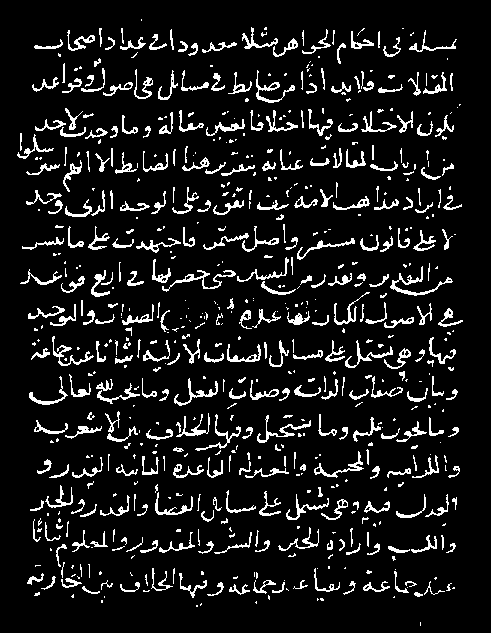
#> input picture book1_binary_images/004-1.png, 491 x 633 px
$ jupyter execute --allow-errors page_mask_line_images_and_line_masks_from_page_path_and_mask_text.ipynb
#> lines starting #> are read from the running program, lines starting #| are printed output that depends on the picture; after the words box and inside, x2 and y2 are one past the last pixel; in counts of white or black regions, pixels touching at a corner belong together
This notebook contains two functions.

The first function inputs the page image path, page xml path and a mask text. It outputs a binary page_mask where the mask texts are white.

The second function inputs the page image path, page xml path and a mask text. It outputs a binary line_masks and line images which contain the mask text.

[cell 1]
import os
import xml.etree.ElementTree as ET
import cv2
from IPython.display import display, Image
import PIL.Image
from io import BytesIO
import numpy as np

[cell 2]
def show_image(img, fmt='png'):
    a = np.uint8(img)
    f = BytesIO()
    PIL.Image.fromarray(a).save(f, fmt)
    display(Image(data=f.getvalue()))

def xml_to_coordinates(t):
    result = []
    for p in t.split(' '):
        values = p.split(',')
        assert len(values) == 2
        x, y = int(float(values[0])), int(float(values[1]))
        result.append((x,y))
    result=np.array(result)
    return result

def page_mask_from_page_path_and_mask_text(page_image_path, page_xml_path, mask_text):
    page_image = cv2.imread(page_image_path,0)
    page_height, page_width = page_image.shape
    page_mask = np.zeros((page_height, page_width), np.uint8)

    tree = ET.parse(page_xml_path)
    root = tree.getroot()
    words = root.findall('{http://schema.primaresearch.org/PAGE/gts/pagecontent/2019-07-15}Page/'+
                         '{http://schema.primaresearch.org/PAGE/gts/pagecontent/2019-07-15}TextRegion/'+
                         '{http://schema.primaresearch.org/PAGE/gts/pagecontent/2019-07-15}TextLine/'+
                         '{http://schema.primaresearch.org/PAGE/gts/pagecontent/2019-07-15}Word')
    for word in words:
        unicode = word.find('{http://schema.primaresearch.org/PAGE/gts/pagecontent/2019-07-15}TextEquiv/'+
                            '{http://schema.primaresearch.org/PAGE/gts/pagecontent/2019-07-15}Unicode')
        word_text = unicode.text
        if word_text == mask_text:
            coords = word.find('{http://schema.primaresearch.org/PAGE/gts/pagecontent/2019-07-15}Coords')
            points = coords.attrib['points']
            cnt = xml_to_coordinates(points)
            (x,y,w,h) = cv2.boundingRect(cnt)
            cv2.rectangle(page_mask, (x,y), (x+w,y+h), (255,255,255), -1)
    page_mask = cv2.bitwise_and(page_image, page_mask)
    show_image(page_mask)
    return page_mask

def line_images_and_line_masks_from_page_path_and_mask_text(page_image_path, page_xml_path, mask_text):
#> called with page_image_path = 'book1_binary_images/004-1.png', page_xml_path = 'book1_words_lines_page_xmls/004-1.xml', mask_text = 'ا'
    line_images = []
    line_masks = []
    page_image = cv2.imread(page_image_path,0)
#> page_image: shape (633, 491); 9.7% white in thin lines or dots, all inside (x1, y1, x2, y2) = (17, 19, 463, 626)
    page_height, page_width = page_image.shape
#> page_height = 633; page_width = 491
    page_mask = page_mask_from_page_path_and_mask_text(page_image_path, page_xml_path, mask_text)
#> (reads book2_words_lines_page_xmls/004-1.xml from the repository)
#> after the loop in page_mask_from_page_path_and_mask_text, `for word in words:`:
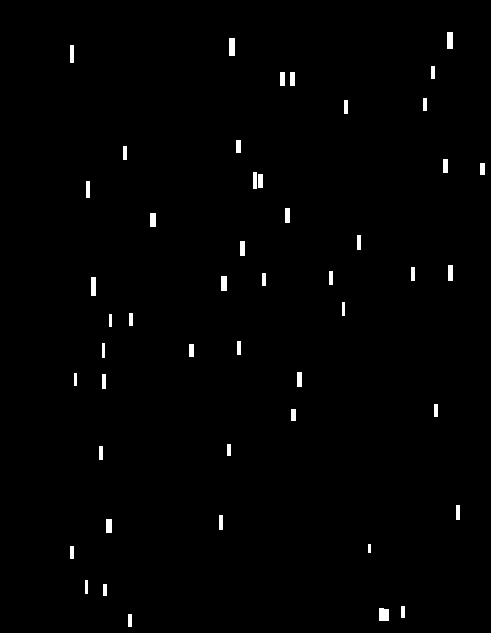
#> page_mask: shape (633, 491); 0.98% white; 48 white regions, largest, box (x1, y1, x2, y2) and area: (379, 608, 389, 621) 125, (229, 38, 235, 56) 108, (447, 32, 453, 49) 102
#> in page_mask_from_page_path_and_mask_text, `page_mask = cv2.bitwise_and(page_image, page_mask)`:
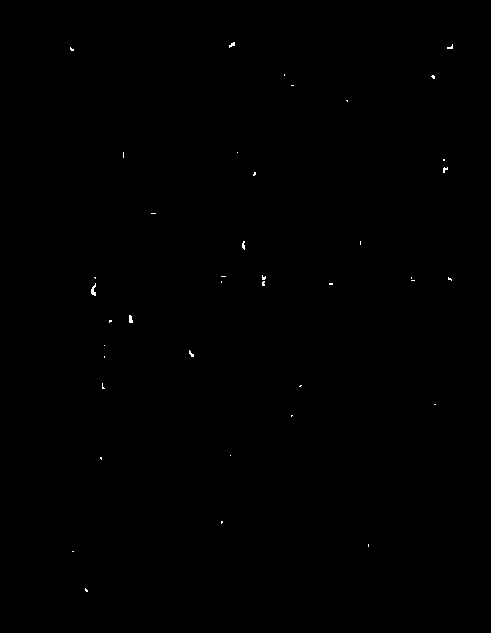
#> page_mask: shape (633, 491); 0.1% white in thin lines or dots, all inside (x1, y1, x2, y2) = (70, 42, 453, 592)

    tree = ET.parse(page_xml_path)
    root = tree.getroot()
    lines = root.findall('{http://schema.primaresearch.org/PAGE/gts/pagecontent/2019-07-15}Page/'+
                         '{http://schema.primaresearch.org/PAGE/gts/pagecontent/2019-07-15}TextRegion/'+
                         '{http://schema.primaresearch.org/PAGE/gts/pagecontent/2019-07-15}TextLine')
    for line in lines:
        unicode = line.find('{http://schema.primaresearch.org/PAGE/gts/pagecontent/2019-07-15}TextEquiv/'+
                            '{http://schema.primaresearch.org/PAGE/gts/pagecontent/2019-07-15}Unicode')
        line_text = unicode.text
        if mask_text in line_text:
            coords = line.find('{http://schema.primaresearch.org/PAGE/gts/pagecontent/2019-07-15}Coords')
            points = coords.attrib['points']
            cnt = xml_to_coordinates(points)
            (x,y,w,h) = cv2.boundingRect(cnt)
            line_image = page_image[y:y+h, x:x+w]
            line_mask = page_mask[y:y+h, x:x+w]
            line_images.append(line_image)
            line_masks.append(line_mask)
            show_image(line_image)
            show_image(line_mask)
#> this loop made 11 passes
#> pass 1, in line_images_and_line_masks_from_page_path_and_mask_text, `line_image = page_image[y:y+h, x:x+w]`:
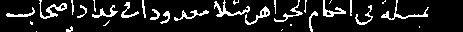
#> line_image: shape (32, 463); 12.1% white in thin lines or dots
#> pass 1, in line_images_and_line_masks_from_page_path_and_mask_text, `line_mask = page_mask[y:y+h, x:x+w]`:
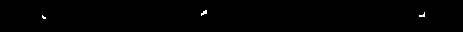
#> line_mask: shape (32, 463); 0.31% white in thin lines or dots, all inside (x1, y1, x2, y2) = (42, 10, 425, 19)
#> pass 2, in line_images_and_line_masks_from_page_path_and_mask_text, `line_image = page_image[y:y+h, x:x+w]`:
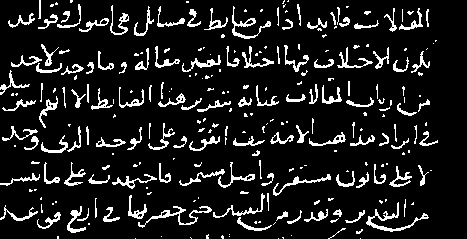
#> line_image: shape (239, 467); 11.2% white in thin lines or dots
#> pass 2, in line_images_and_line_masks_from_page_path_and_mask_text, `line_mask = page_mask[y:y+h, x:x+w]`:
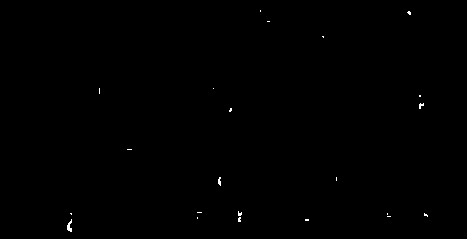
#> line_mask: shape (239, 467); 0.16% white in thin lines or dots, all inside (x1, y1, x2, y2) = (67, 10, 428, 232)
#> after the loop, line_images = 11 items; line_masks = 11 items


    return line_images, line_masks
